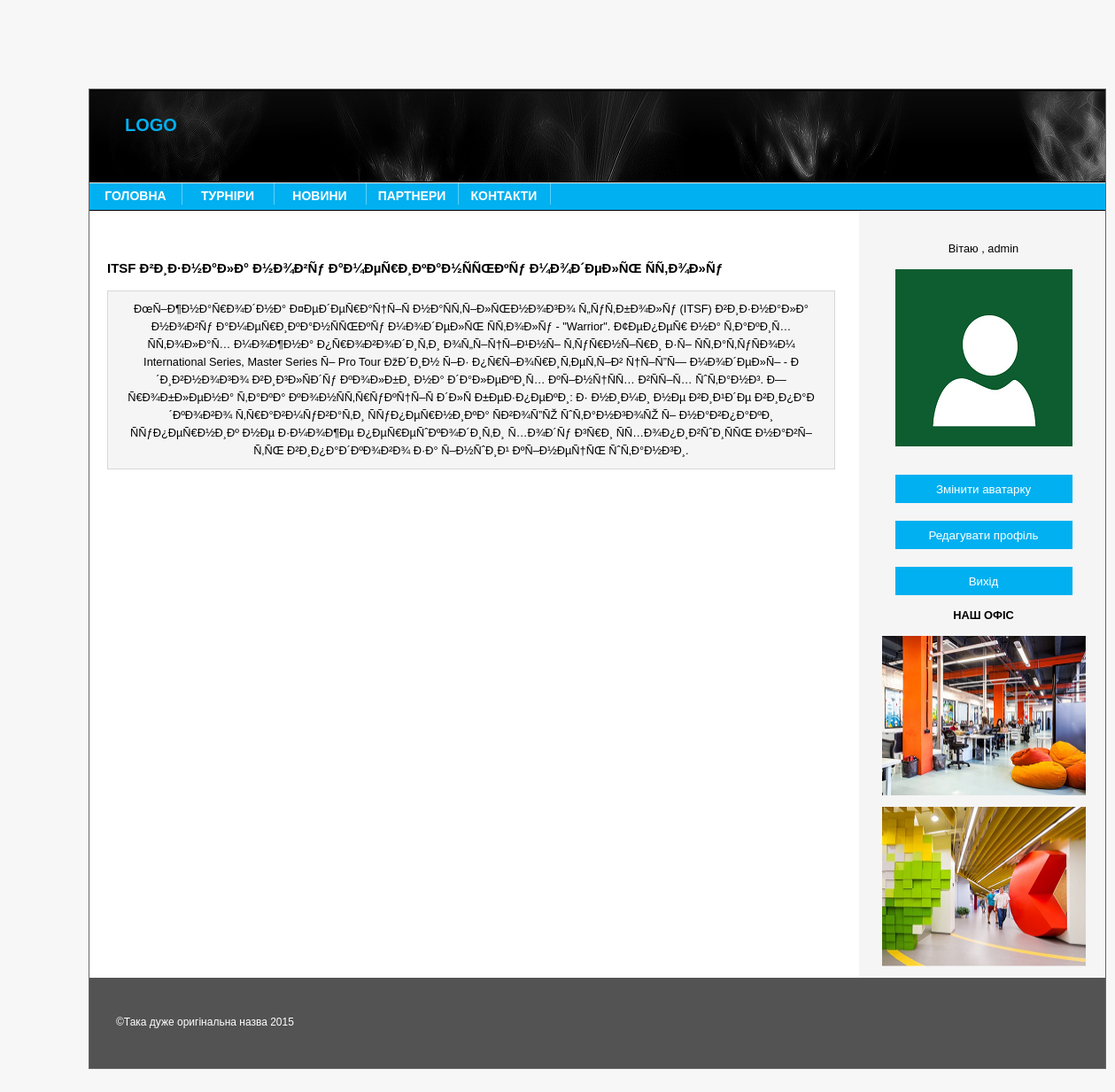
/read_full_text.php?1 (signed in), run on the app's committed database.
### tables this page shows
CREATE TABLE `articles` (
  `id` int(11) UNSIGNED NOT NULL,
  `title` text NOT NULL,
  `introtext` text NOT NULL,
  `fulltext` text NOT NULL
);

### phpcode/script_php.php (called while the page is built, shortened)
<?php
class DBconnector
{
    function connectDB()
    {
        return new mysqli('localhost', 'user1', '', 'mysite');
    }
    function checkUser($login, $password)
    {
        $db = $this->connectDB();
        $sql = "SELECT `password` FROM `users` WHERE login = '$login'";
        $result_set = $db->query($sql);
        if ($result_set != false) {
            $user = $result_set->fetch_array();
            $real_password = $user['password'];
            return $real_password == $password;
        }
    }
    function getAvatar($login)
    {
        $db = $this->connectDB();
        $sql = "SELECT `avatar` FROM `users` WHERE `login`='$login'";
        $result_set = $db->query($sql);
        $row = $result_set->fetch_array();
        return $row['avatar'];
    }
}

### read_full_text.php (the view, shortened to what this page needs)
<?php
require_once "phpcode/script_php.php";
?>
<!DOCTYPE html PUBLIC "-//W3C//DTD XHTML 1.0 Transitional//EN" "http://www.w3.org/TR/xhtml1/DTD/xhtml1-transitional.dtd">
<html xmlns="http://www.w3.org/1999/xhtml">
<head>
    <link href="style.css" rel="stylesheet" type="text/css" /></head>
<body>
<div id="header">
    <div id="logo"><a href="#">LOGO</a>
    </div>
    <div id="menu">
        <ul>
            <li><a href="index.php">Головна</a></li>
            <li><a href="tournaments.php">Турніри</a></li>
            <li><a href="news.php">Новини</a></li>
            <li><a href="partners.php">Партнери</a></li>
            <li><a href="contacts.php">Контакти</a></li>
        </ul>
    </div>
</div>
<div id="main">
    <?php
    require_once "sidebar.html";
    ?>
    <div id="text" >
        <?php
        $dbc = new DBconnector();
        $db = $dbc->connectDB();
        $sql = "SELECT * FROM `articles` WHERE `id` =  ".$_SERVER['QUERY_STRING'];
        $result= $db->query($sql);
        if($result!=false)
        {
            $result_set=$result->fetch_assoc();
            echo "<h3>".$result_set['title']."</h3>";
            echo "<p>".$result_set['fulltext']."</p>";
        }
        ?>
    </div>
</div>
<div id="footer">
    <div id="left_footer">&copy;Така дуже оригінальна назва 2015 </div>
    <div id="right_footer">
    </div>
</div>
</body>
</html>

### user_panel.php (shortened to what this page needs)
<?php
require_once "phpcode/script_php.php";
$dbc = new DBconnector();
    if ($dbc->checkUser($_SESSION['login'], $_SESSION['password']))
    {
        $avatar = $dbc->getAvatar($_SESSION['login']);
        if($avatar=="") $avatar = "default.png";
        echo "<p>Вітаю , ".$_SESSION['login'];
        echo "<p><img width='200' src = 'avatars/$avatar' alt='Аватарка' /></p>";
        echo "<br>";
        echo "<form id='edit_avatar' action='edit_avatar.php' method='post'><button id='edit_avat' type='submit'>Змінити аватарку</button></form> ";
        echo "<br>";
        echo "<form id='edit_profile' action='edit_profile.php' method='post'><button id='edit_pro' type='submit'>Редагувати профіль</button></form>";
        echo "<br>";
        echo "<form id='logout' action='logout.php' method='post'><button id='out' type='submit'>Вихід</button></form>";
    }
?>

### style.css (style rules this page uses)
a { color:#018BC1; }
#header { background:url(images/header_bckg.jpg)no-repeat left top #000; }
#logo { padding:30px 0 0 40px; height:75px; color:#fff; }
#logo a { color:#01b0f0; text-decoration:none; font-weight:bold; font-size:20px; text-transform:uppercase; }
#menu { background:#01b0f0; height:30px; border-bottom:1px solid #000; border-top:1px solid #e8e8e8; }
#menu ul { margin:0; padding:0; }
#menu ul li { display:inline-block; float:left; width:104px; list-style:none; text-align:center; }
#menu a { display:block; float:left; width:104px; color:#fff; font-size:14px; text-transform:uppercase; font-weight:bold; text-decoration:none; padding-top:4px; border-right:1px solid #59d2fe; }
#text { width: 1127px; margin: 0 0px 0 20px; }
#text p { text-align: center; width: 800px; padding:10px; border:1px solid #d7d7d7; background-color: #f5f5f5; }
#sidebar { text-align: center; margin-right: 0px; float:right; width:235px; padding: 0 20px 0 10px; }
#sidebar a { color: #ffffff; text-decoration: none; }
#main { float: left; background:url(images/sidebar_bckg.gif) repeat-y top right #fff; padding:20px 0 0 0; }
button { margin-left: 340px; width: 200px; text-align: center; background:#01b0f0; color: #ffffff; border: none; height: 32px; font-family: 'Oswald', sans-serif; }
#logout button { margin-left: 0px; }
#edit_profile button { margin-left: 0px; }
#edit_avatar button { margin-left: 0px; }
#footer { background:#535353; height:102px; clear:both; }
#left_footer { float:left; padding:40px 0 0 30px; color:#fff; font-size:12px; }
#right_footer { float:right; padding:40px 30px 0 0; color:#fff; font-size:12px; text-align:right; }

### data on the page
articles: title "ITSF Ð²Ð¸Ð·Ð½Ð°Ð»Ð° Ð½Ð¾Ð²Ñƒ Ð°Ð¼ÐµÑ€Ð¸ÐºÐ°Ð½ÑÑŒÐºÑƒ Ð¼Ð¾Ð´ÐµÐ»ÑŒ ÑÑ‚Ð¾Ð»Ñƒ", fulltext "ÐœÑ–Ð¶Ð½Ð°Ñ€Ð¾Ð´Ð½Ð° Ð¤ÐµÐ´ÐµÑ€Ð°Ñ†Ñ–Ñ Ð½Ð°ÑÑ‚Ñ–Ð»ÑŒÐ½Ð¾Ð³Ð¾ Ñ„ÑƒÑ‚Ð±Ð¾Ð»Ñƒ (ITSF) Ð²Ð¸Ð·Ð½Ð°Ð»Ð° Ð½Ð¾Ð²Ñƒ Ð°Ð¼ÐµÑ€Ð¸ÐºÐ°Ð½ÑÑŒÐºÑƒ Ð¼Ð¾Ð´ÐµÐ»ÑŒ ÑÑ‚Ð¾Ð»Ñƒ - \"Warrior\". Ð¢ÐµÐ¿ÐµÑ€ Ð½Ð° Ñ‚Ð°ÐºÐ¸Ñ… ÑÑ‚Ð¾Ð»Ð°Ñ… Ð¼Ð¾Ð¶Ð½Ð° Ð¿Ñ€Ð¾Ð²Ð¾Ð´Ð¸Ñ‚Ð¸ Ð¾Ñ„Ñ–Ñ†Ñ–Ð¹Ð½Ñ– Ñ‚ÑƒÑ€Ð½Ñ–Ñ€Ð¸ Ð·Ñ– ÑÑ‚Ð°Ñ‚ÑƒÑÐ¾Ð¼ International Series, Master Series Ñ– Pro Tour ÐžÐ´Ð¸Ð½ Ñ–Ð· Ð¿Ñ€Ñ–Ð¾Ñ€Ð¸Ñ‚ÐµÑ‚Ñ–Ð² Ñ†Ñ–Ñ”Ñ— Ð¼Ð¾Ð´ÐµÐ»Ñ– - Ð´Ð¸Ð²Ð½Ð¾Ð³Ð¾ Ð²Ð¸Ð³Ð»ÑÐ´Ñƒ ÐºÐ¾Ð»Ð±Ð¸ Ð½Ð° Ð´Ð°Ð»ÐµÐºÐ¸Ñ… ÐºÑ–Ð½Ñ†ÑÑ… Ð²ÑÑ–Ñ… ÑˆÑ‚Ð°Ð½Ð³. Ð—Ñ€Ð¾Ð±Ð»ÐµÐ½Ð° Ñ‚Ð°ÐºÐ° ÐºÐ¾Ð½ÑÑ‚Ñ€ÑƒÐºÑ†Ñ–Ñ Ð´Ð»Ñ Ð±ÐµÐ·Ð¿ÐµÐºÐ¸: Ð· Ð½Ð¸Ð¼Ð¸ Ð½Ðµ Ð²Ð¸Ð¹Ð´Ðµ Ð²Ð¸Ð¿Ð°Ð´ÐºÐ¾Ð²Ð¾ Ñ‚Ñ€Ð°Ð²Ð¼ÑƒÐ²Ð°Ñ‚Ð¸ ÑÑƒÐ¿ÐµÑ€Ð½Ð¸ÐºÐ° ÑÐ²Ð¾Ñ”ÑŽ ÑˆÑ‚Ð°Ð½Ð³Ð¾ÑŽ Ñ–…"

### other printed values
$_SESSION['login'] "admin"
